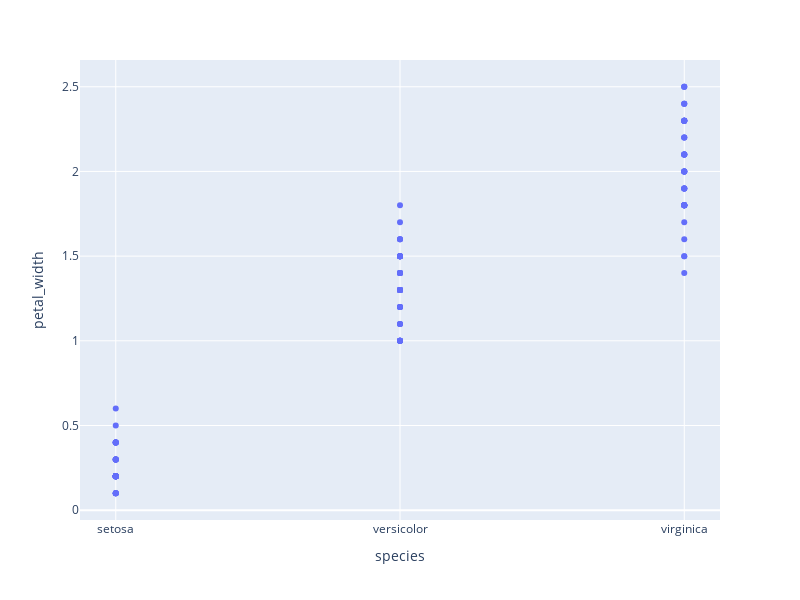

Notebook source saved alongside this figure:
### Code cell
import plotly.express as px 

# using the iris dataset
df = px.data.iris() 

# plotting the scatter chart
fig = px.scatter(df, x="species", y="petal_width") 
fig.update_layout(
    width=800,  # width in pixels
    height=600  # height in pixels
)
# showing the plot
fig.show()

### Figure 1 — Plotly figure (JSON) as saved in the notebook; plotly's stock layout.template omitted (floating-point values rounded to 4 significant figures; data arrays with more than 128 entries replaced by an {"elided": "..."} marker saying what was removed)
{"data": [{"hovertemplate": "species=%{x}<br>petal_width=%{y}<extra></extra>", "legendgroup": "", "marker": {"color": "#636efa", "symbol": "circle"}, "mode": "markers", "name": "", "orientation": "v", "showlegend": false, "type": "scatter", "x": {"elided": "150 str values"}, "xaxis": "x", "y": {"elided": "150 float values"}, "yaxis": "y"}], "layout": {"height": 600, "legend": {"tracegroupgap": 0}, "margin": {"t": 60}, "width": 800, "xaxis": {"anchor": "y", "autorange": true, "domain": [0, 1], "range": [-0.1258, 2.126], "title": {"text": "species"}, "type": "category"}, "yaxis": {"anchor": "x", "autorange": true, "domain": [0, 1], "range": [-0.05793, 2.658], "title": {"text": "petal_width"}, "type": "linear"}}}
